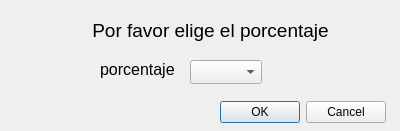
<?xml version="1.0" encoding="UTF-8"?>
<ui version="4.0">
 <class>ventana3</class>
 <widget class="QDialog" name="ventana3">
  <property name="geometry">
   <rect>
    <x>0</x>
    <y>0</y>
    <width>400</width>
    <height>131</height>
   </rect>
  </property>
  <property name="windowTitle">
   <string>Dialog</string>
  </property>
  <widget class="QLabel" name="label">
   <property name="geometry">
    <rect>
     <x>90</x>
     <y>10</y>
     <width>241</width>
     <height>41</height>
    </rect>
   </property>
   <property name="text">
    <string>&lt;html&gt;&lt;head/&gt;&lt;body&gt;&lt;p align=&quot;center&quot;&gt;&lt;span style=&quot; font-size:14pt;&quot;&gt;Por favor elige el porcentaje&lt;/span&gt;&lt;/p&gt;&lt;/body&gt;&lt;/html&gt;</string>
   </property>
  </widget>
  <widget class="QLabel" name="label_2">
   <property name="geometry">
    <rect>
     <x>100</x>
     <y>60</y>
     <width>91</width>
     <height>20</height>
    </rect>
   </property>
   <property name="text">
    <string>&lt;html&gt;&lt;head/&gt;&lt;body&gt;&lt;p&gt;&lt;span style=&quot; font-size:12pt;&quot;&gt;porcentaje&lt;/span&gt;&lt;/p&gt;&lt;/body&gt;&lt;/html&gt;</string>
   </property>
  </widget>
  <widget class="QDialogButtonBox" name="buttonBox">
   <property name="geometry">
    <rect>
     <x>220</x>
     <y>100</y>
     <width>166</width>
     <height>24</height>
    </rect>
   </property>
   <property name="standardButtons">
    <set>QDialogButtonBox::Cancel|QDialogButtonBox::Ok</set>
   </property>
  </widget>
  <widget class="QComboBox" name="comboBox">
   <property name="geometry">
    <rect>
     <x>190</x>
     <y>60</y>
     <width>72</width>
     <height>24</height>
    </rect>
   </property>
  </widget>
 </widget>
 <resources/>
 <connections/>
</ui>
